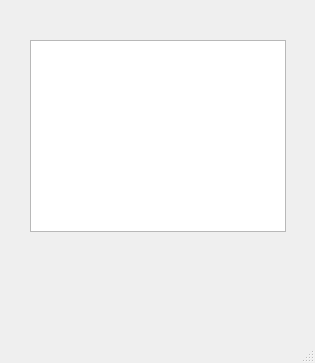
<?xml version="1.0" encoding="UTF-8"?>
<ui version="4.0">
 <class>MainWindow</class>
 <widget class="QMainWindow" name="MainWindow">
  <property name="geometry">
   <rect>
    <x>0</x>
    <y>0</y>
    <width>315</width>
    <height>363</height>
   </rect>
  </property>
  <property name="windowTitle">
   <string>MainWindow</string>
  </property>
  <widget class="QWidget" name="centralwidget">
   <widget class="PlotWidget" name="plot">
    <property name="geometry">
     <rect>
      <x>30</x>
      <y>40</y>
      <width>256</width>
      <height>192</height>
     </rect>
    </property>
   </widget>
  </widget>
  <widget class="QMenuBar" name="menubar">
   <property name="geometry">
    <rect>
     <x>0</x>
     <y>0</y>
     <width>315</width>
     <height>21</height>
    </rect>
   </property>
  </widget>
  <widget class="QStatusBar" name="statusbar"/>
 </widget>
 <customwidgets>
  <customwidget>
   <class>PlotWidget</class>
   <extends>QGraphicsView</extends>
   <header location="global">pyqtgraph.h</header>
  </customwidget>
 </customwidgets>
 <resources/>
 <connections/>
</ui>
